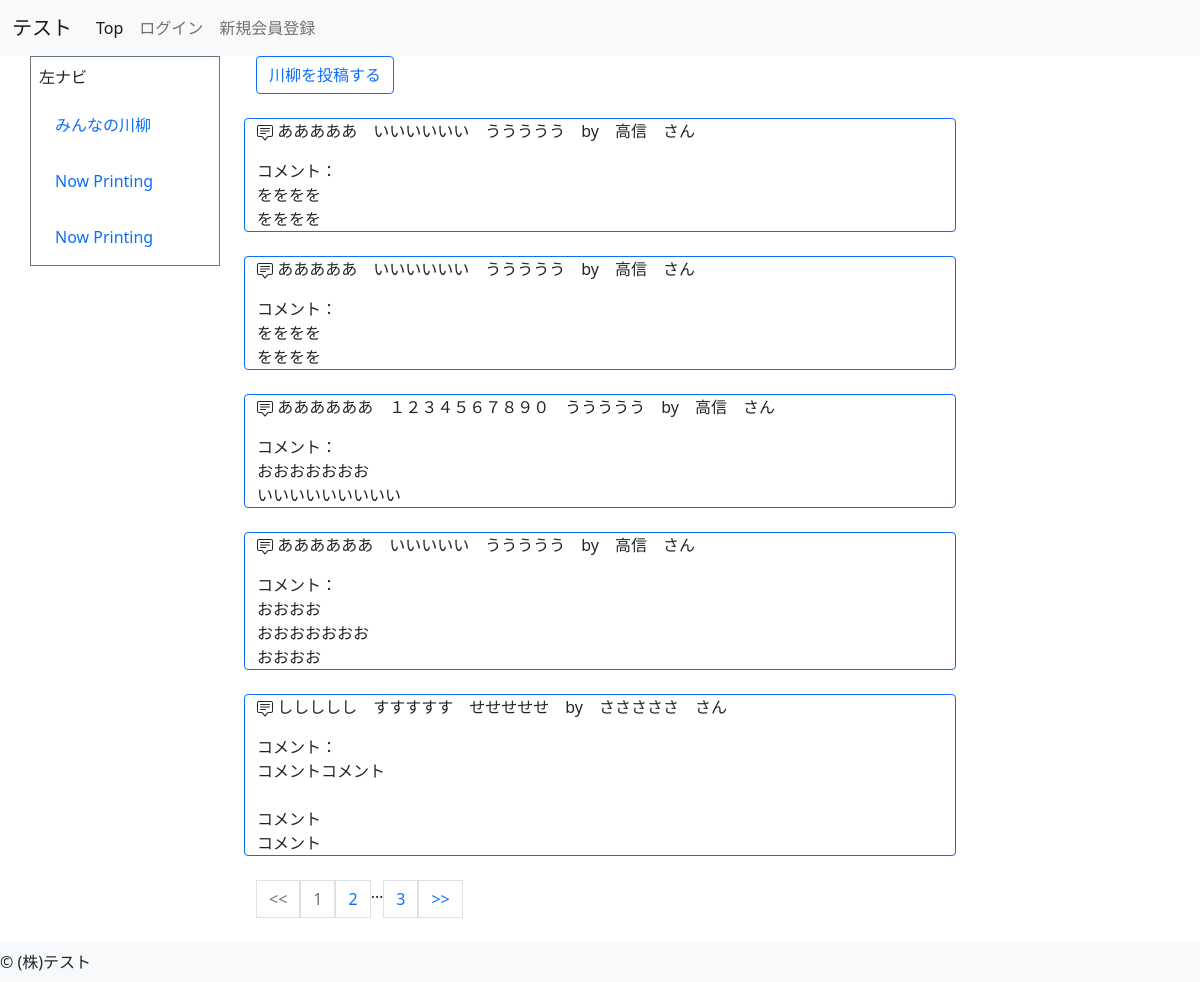
Before: /senryu/ with the older database file.
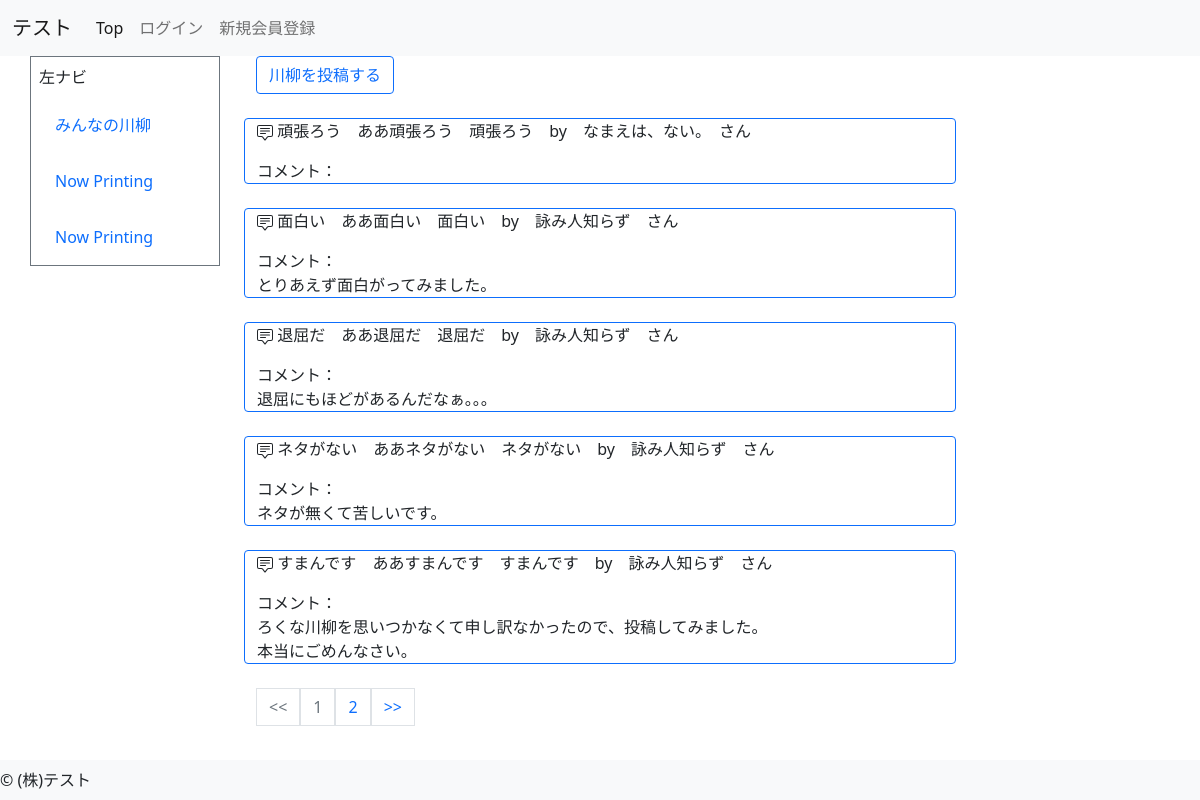
After: the same page with the newer database file.
### senryu/models.py (models this page shows)
class Senryu(models.Model):
    uid = models.IntegerField(null=True, verbose_name="uid")
    name = models.CharField(max_length=30, default='', verbose_name="雅号")
    ku1 = models.CharField(max_length=30, null=False, blank=False, verbose_name="初句")
    ku2 = models.CharField(max_length=30, null=False, blank=False, verbose_name="二句")
    ku3 = models.CharField(max_length=30, null=False, blank=False, verbose_name="結句")
    comment = models.TextField(null=True, verbose_name="コメント")
    delete_flag = models.BooleanField(default=False, verbose_name="削除フラグ")
    created = models.DateTimeField(auto_now_add=True, verbose_name="投稿日時")
    updated= models.DateTimeField(auto_now=True, verbose_name="更新日")
    class Meta:
        db_table = 'senryu'
        verbose_name = "川柳"
        verbose_name_plural = "川柳"

### senryu/views.py (the view)
# urls.py: path('', views.index, name='index'),
def index(request):
    list = Senryu.objects.filter(delete_flag = 0).order_by('-created')
    paginator = Paginator(list, 5)
    page = request.GET.get('page', 1)
    try:
        pages = paginator.page(page)
    except PageNotAnInteger:
        pages = paginator.page(1)
    except EmptyPage:
        pages = paginator.page(1)
    return render(request, 'senryu/index.html',
        context = {'pages' : pages,}
    )

### templates/senryu/index.html (shortened to what this page needs)
{% extends '../common/base/default.html' %}
{% block content %}
<div class="container">
    <div class="row">
        <div class="col-md-12">
            <a href="{% url "senryu:regist" %}" class='btn btn-outline-primary'>川柳を投稿する</a>
        </div>
    </div>
    <br>
    {% if pages %}
    <div class="row">
    <div class="col-sm-12">
    {% for obj in pages %}
    <div class="form-group row border border-primary rounded-start rounded-end">
        <div class="form-group row">
            <div class="col-sm-12">
                {{ obj.ku1 }}　{{ obj.ku2 }}　{{ obj.ku3 }}{% if obj.name %}　by　{{ obj.name }}　さん{% else %}　by　詠み人知らず　さん{% endif %}
            </div>
        </div>
        <div class="form-group row">
            <div class="col-sm-12">
                コメント：<br>{% if obj.comment != None %}{{ obj.comment|linebreaksbr }}{% else %}<p></p>{% endif %}
            </div>
        </div>
    </div>
    <br>
    {% endfor %}
    </div>
    </div>
    {% include "../common/parts/pagination.html" %}
    {% else %}
    <p>川柳データがありません</p>
    {% endif %}
{% endblock %}

### templates/common/base/default.html (shortened to what this page needs)
{% load static %}
<!DOCTYPE html>
<head>
    <link href="https://cdn.jsdelivr.net/npm/bootstrap@5.1.3/dist/css/bootstrap.min.css" rel="stylesheet">
</head>
<body>
    <nav class="navbar navbar-expand-lg navbar-light bg-light">
        <div class="container-fluid">
          <a class="navbar-brand" href="#">テスト</a>
          <div class="collapse navbar-collapse" id="navbarSupportedContent">
            <ul class="navbar-nav me-auto mb-2 mb-lg-0">
              <li class="nav-item">
                <a class="nav-link active" aria-current="page" href="/">Top</a>
              </li>
              {% if request.session.member %}
              <li class="nav-item">
                <a class="nav-link" href="{% url "members:edit" %}">会員情報変更</a>
              </li>
              <li class="nav-item">
                <a class="nav-link" href="{% url "members:logout" %}">ログアウト</a>
              </li>
              {% else %}
              <li class="nav-item">
                <a class="nav-link" href="{% url "members:login" %}">ログイン</a>
              </li>
              <li class="nav-item">
                <a class="nav-link" href="{% url "members:regist" %}">新規会員登録</a>
              </li>
              {% endif %}
            </ul>
          </div>
        </div>
    </nav>
    <div class="container">
      <div class="row">
        <div class="col-md-2">
          <div class="d-flex flex-column align-items-stretch">
            <div class="form-group row border border-secondary">
            <div class="p-2 flex-fill">左ナビ</div>
            <div class="p-2 flex-fill"><a class="nav-link" href="{% url "senryu:index" %}">みんなの川柳</a></div>
            <div class="p-2 flex-fill"><a class="nav-link" href="/">Now Printing</a></div>
            <div class="p-2 flex-fill"><a class="nav-link" href="/">Now Printing</a></div>
          </div>
          </div>
        </div>
        <div class="col-md-8">{% block content %}{% endblock %}</div>
    <br>
    <br>
    <footer class="fixed-bottom navbar navbar-expand-lg navbar-light bg-light">© (株)テスト</footer>
</body>
</html>

### templates/common/parts/pagination.html (shortened to what this page needs)
{% if pages.has_other_pages %}
<nav aria-label="Page navigation example">
    <ul class="pagination">
        {% if pages.has_previous %}
            <li><a class="page-link text-primary d-inline-block" href="?page={{ pages.previous_page_number }}"><<</a></li>
        {% else %}
            <li class="disabled"><div class="page-link text-secondary d-inline-block disabled" href="#"><<</div></li>
        {% endif %}
        <li class="disabled"><div class="page-link text-secondary d-inline-block disabled" href="#">{{ pages.number }}</div></li>
        {% if pages.has_next %}
            <li><a class="page-link text-primary d-inline-block" href="?page={{ pages.next_page_number }}">{{ pages.next_page_number }}</a></li>
            {% if pages.next_page_number != pages.paginator.num_pages %}
                <li>…</li>
                <li><a class="page-link text-primary d-inline-block" href="?page={{ pages.paginator.num_pages }}">{{ pages.paginator.num_pages }}</a></li>
            {% endif %}
        {% endif %}
        {% if pages.has_next %}
            <li><a class="page-link text-primary d-inline-block" href="?page={{ pages.next_page_number }}">>></a></li>
        {% else %}
            <li class="disabled"><div class="page-link text-secondary d-inline-block disabled" href="#">>></div></li>
        {% endif %}
    </ul>
</nav>
{% endif %}

Changed rows visible on the page:
removed Senryu: ku1 "あああああ", ku2 "いいいいいい", ku3 "ううううう", name "高信", comment "をををを をををを"
removed Senryu: ku1 "あああああ", ku2 "いいいいいい", ku3 "ううううう", name "高信", comment "をををを をををを"
removed Senryu: ku1 "ああああああ", ku2 "１２３４５６７８９０", ku3 "ううううう", name "高信", comment "おおおおおおお いいいいいいいいい"
removed Senryu: ku1 "ああああああ", ku2 "いいいいい", ku3 "ううううう", name "高信", comment "おおおお おおおおおおお おおおお"
removed Senryu: ku1 "ししししし", ku2 "すすすすす", ku3 "せせせせせ", name "さささささ", comment "コメントコメント コメント コメント"
added Senryu: ku1 "頑張ろう", ku2 "ああ頑張ろう", ku3 "頑張ろう", name "なまえは、ない。"
now on this page (row edited): Senryu: ku1 "面白い", ku2 "ああ面白い", ku3 "面白い", name "by 詠み人知らず さん", comment "とりあえず面白がってみました。"
now on this page (row edited): Senryu: ku1 "退屈だ", ku2 "ああ退屈だ", ku3 "退屈だ", name "by 詠み人知らず さん", comment "退屈にもほどがあるんだなぁ。。。"
now on this page (row edited): Senryu: ku1 "ネタがない", ku2 "ああネタがない", ku3 "ネタがない", name "by 詠み人知らず さん", comment "ネタが無くて苦しいです。"
now on this page (row edited): Senryu: ku1 "すまんです", ku2 "ああすまんです", ku3 "すまんです", name "by 詠み人知らず さん", comment "ろくな川柳を思いつかなくて申し訳なかったので、投稿してみました。 本当にごめんなさい。"
Other visible differences:
{{ pages.paginator.num_pages }}: "3" → (not shown)
